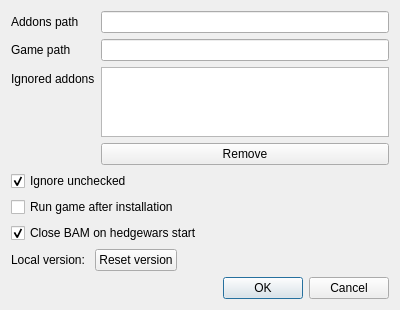
<?xml version="1.0" encoding="UTF-8"?>
<ui version="4.0">
 <class>Settings</class>
 <widget class="QDialog" name="Settings">
  <property name="windowModality">
   <enum>Qt::ApplicationModal</enum>
  </property>
  <property name="geometry">
   <rect>
    <x>0</x>
    <y>0</y>
    <width>400</width>
    <height>300</height>
   </rect>
  </property>
  <property name="windowTitle">
   <string>Dialog</string>
  </property>
  <layout class="QVBoxLayout" name="verticalLayout">
   <item>
    <layout class="QFormLayout" name="formLayout">
     <item row="0" column="0">
      <widget class="QLabel" name="label">
       <property name="text">
        <string>Addons path</string>
       </property>
      </widget>
     </item>
     <item row="0" column="1">
      <widget class="QLineEdit" name="addonsPath">
       <property name="toolTip">
        <string>Hedgewars Data directory.</string>
       </property>
      </widget>
     </item>
     <item row="1" column="0">
      <widget class="QLabel" name="label_2">
       <property name="text">
        <string>Game path</string>
       </property>
      </widget>
     </item>
     <item row="1" column="1">
      <widget class="QLineEdit" name="gamePath">
       <property name="toolTip">
        <string>Path to hedgewars executable. Will be run when &quot;run game&quot; is pressed</string>
       </property>
      </widget>
     </item>
     <item row="2" column="1">
      <widget class="QListWidget" name="ignoredAddons">
       <property name="toolTip">
        <string>Those addons will be ignored with future updates.</string>
       </property>
      </widget>
     </item>
     <item row="2" column="0">
      <widget class="QLabel" name="label_3">
       <property name="text">
        <string>Ignored addons</string>
       </property>
      </widget>
     </item>
     <item row="3" column="1">
      <widget class="QPushButton" name="removeIgnoredAddon">
       <property name="toolTip">
        <string>Remove selected item from ignored list.</string>
       </property>
       <property name="text">
        <string>Remove</string>
       </property>
      </widget>
     </item>
    </layout>
   </item>
   <item>
    <widget class="QCheckBox" name="ignoreUnchecked">
     <property name="toolTip">
      <string>Unchecked addons will be pernamently ingnored in the future (after install is cliked).
You can remove ignored packages in the list above.

Remember to reset version to see skipped updates.</string>
     </property>
     <property name="text">
      <string>Ignore unchecked</string>
     </property>
     <property name="checked">
      <bool>true</bool>
     </property>
    </widget>
   </item>
   <item>
    <widget class="QCheckBox" name="runGameAfterInst">
     <property name="enabled">
      <bool>true</bool>
     </property>
     <property name="toolTip">
      <string>Automaticly runs the game after successfull installation.</string>
     </property>
     <property name="text">
      <string>Run game after installation</string>
     </property>
     <property name="checked">
      <bool>false</bool>
     </property>
    </widget>
   </item>
   <item>
    <widget class="QCheckBox" name="closeAfterHwRun">
     <property name="toolTip">
      <string>Closes this application on hedgewars game start (only if runned from this app)</string>
     </property>
     <property name="text">
      <string>Close BAM on hedgewars start</string>
     </property>
     <property name="checked">
      <bool>true</bool>
     </property>
    </widget>
   </item>
   <item>
    <layout class="QHBoxLayout" name="horizontalLayout">
     <item>
      <widget class="QLabel" name="versionInfo">
       <property name="text">
        <string>Local version: </string>
       </property>
      </widget>
     </item>
     <item>
      <widget class="QPushButton" name="resetVersion">
       <property name="toolTip">
        <string>This will reset local  version to 0.0. 
It may fix some potencial issues.</string>
       </property>
       <property name="text">
        <string>Reset version</string>
       </property>
      </widget>
     </item>
     <item>
      <spacer name="horizontalSpacer">
       <property name="orientation">
        <enum>Qt::Horizontal</enum>
       </property>
       <property name="sizeHint" stdset="0">
        <size>
         <width>40</width>
         <height>20</height>
        </size>
       </property>
      </spacer>
     </item>
    </layout>
   </item>
   <item>
    <spacer name="verticalSpacer">
     <property name="orientation">
      <enum>Qt::Vertical</enum>
     </property>
     <property name="sizeHint" stdset="0">
      <size>
       <width>20</width>
       <height>40</height>
      </size>
     </property>
    </spacer>
   </item>
   <item>
    <widget class="QDialogButtonBox" name="buttonBox">
     <property name="orientation">
      <enum>Qt::Horizontal</enum>
     </property>
     <property name="standardButtons">
      <set>QDialogButtonBox::Cancel|QDialogButtonBox::Ok</set>
     </property>
    </widget>
   </item>
  </layout>
 </widget>
 <resources/>
 <connections>
  <connection>
   <sender>buttonBox</sender>
   <signal>accepted()</signal>
   <receiver>Settings</receiver>
   <slot>accept()</slot>
   <hints>
    <hint type="sourcelabel">
     <x>248</x>
     <y>254</y>
    </hint>
    <hint type="destinationlabel">
     <x>157</x>
     <y>274</y>
    </hint>
   </hints>
  </connection>
  <connection>
   <sender>buttonBox</sender>
   <signal>rejected()</signal>
   <receiver>Settings</receiver>
   <slot>reject()</slot>
   <hints>
    <hint type="sourcelabel">
     <x>316</x>
     <y>260</y>
    </hint>
    <hint type="destinationlabel">
     <x>286</x>
     <y>274</y>
    </hint>
   </hints>
  </connection>
 </connections>
</ui>
